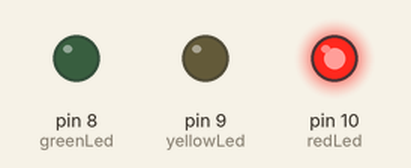
This sketch was run on a simulated Arduino Uno, built with avr-gcc and run on an emulated ATmega328P. Parts: output pins drawn as LEDs (lit = HIGH).

Above: at 2.5 s.
At 7.5 s:
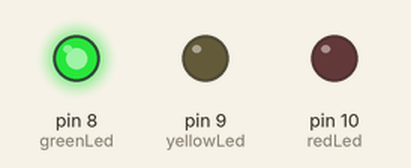
At 11.0 s:
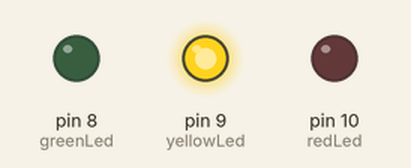
Timing chart, 0 to 15.6 s (numbered marks = the images above):
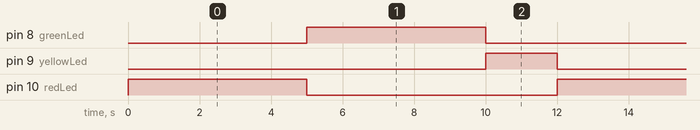

Measured:
- by itself, pin 8 (greenLed), pin 10 (redLed): alternates HIGH for 5.0 s and LOW for 7.0 s
- by itself, pin 9 (yellowLed): alternates HIGH for 2.0 s and LOW for 10.0 s
- by itself, everything shown: repeats every 12.0 s, in 3 steps

The sketch:

exquisite_bruticus1.ino
```cpp
// C++ code
//
// Define the digital pins for each LED
int redLed = 10;
int yellowLed = 9;
int greenLed = 8;

void setup() {
  // Set all LED pins as outputs
  pinMode(redLed, OUTPUT);
  pinMode(yellowLed, OUTPUT);
  pinMode(greenLed, OUTPUT);
}

void loop() {
  // 1. Red Light ON (Green and Yellow OFF) - Cars Stop
  digitalWrite(redLed, HIGH);
  digitalWrite(yellowLed, LOW);
  digitalWrite(greenLed, LOW);
  delay(5000); // Wait 5 seconds

  // 2. Green Light ON (Red and Yellow OFF) - Cars Go
  digitalWrite(redLed, LOW);
  digitalWrite(yellowLed, LOW);
  digitalWrite(greenLed, HIGH);
  delay(5000); // Wait 5 seconds

  // 3. Yellow Light ON (Red and Green OFF) - Cars Slow Down
  digitalWrite(redLed, LOW);
  digitalWrite(yellowLed, HIGH);
  digitalWrite(greenLed, LOW);
  delay(2000); // Wait 2 seconds
}
```
